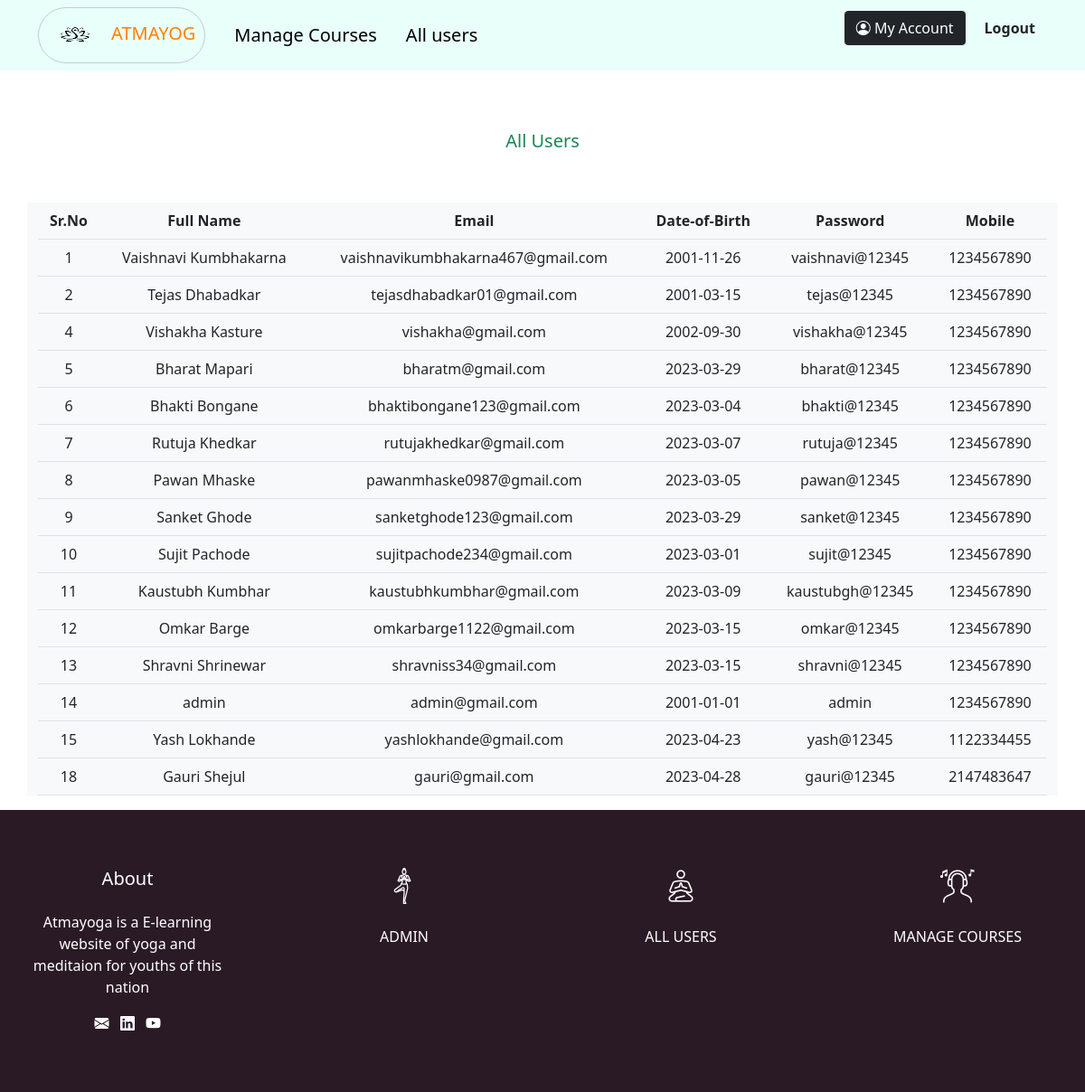
Screenshot of /admin/all-users.php (signed in) with the database file from the repository.
### tables this page shows
CREATE TABLE `signin` (
  `id` int(255) NOT NULL,
  `name` varchar(255) DEFAULT NULL,
  `email` varchar(255) DEFAULT NULL,
  `password` varchar(40) DEFAULT NULL,
  `dob` date DEFAULT NULL,
  `mob` int(100) NOT NULL
);

### admin/all-users.php (the view, shortened to what this page needs)
<!doctype html>
<html lang="en">
<head>
    <link rel="stylesheet" href="../css/wow.css">
    <link rel="stylesheet" href="https://cdn.jsdelivr.net/npm/bootstrap-icons@1.10.3/font/bootstrap-icons.css">
    <link href="https://cdn.jsdelivr.net/npm/bootstrap@5.0.2/dist/css/bootstrap.min.css" rel="stylesheet"
>
    <link rel="stylesheet" href="../css/style.css">
    <link href="https://owlcarousel2.github.io/OwlCarousel2/assets/owlcarousel/assets/owl.carousel.min.css"
        rel="stylesheet">
    <link href="https://owlcarousel2.github.io/OwlCarousel2/assets/owlcarousel/assets/owl.theme.default.min.css"
        rel="stylesheet">
</head>
<body>
    <?php include("./admin-nav.php"); ?>
    <div class="container text-center mt-5 py-5">
        <h5 class="text-success">All Users</h5>
    </div>
    <?php
    $con = mysqli_connect('localhost', 'root');
    mysqli_select_db($con, 'atmayog');
    $query = "select * from signin";
    $data = mysqli_query($con, $query);
    $total = mysqli_num_rows($data);
    if ($total != 0) {
        ?>
        <div class="container bg-light outline-dark text-center">
            <table class="table">
                <tr>
                    <th>Sr.No</th>
                    <th>Full Name</th>
                    <th>Email</th>
                    <th>Date-of-Birth</th>
                    <th>Password</th>
                    <th>Mobile</th>
                </tr>
                <?php
                while ($result = mysqli_fetch_assoc($data)) {
                    echo " <tr >
                      <td for=email>" . $result['id'] . "</td>
                <td for=email>" . $result['name'] . "</td>
                <td>" . $result['email'] . "</td>
                  <td>" . $result['dob'] . "</td>
                <td>" . $result['password'] . "</td>
               <td>" . $result['mob'] . "</td>
                </tr> ";
                }
    } else {
        echo "not having records";
    }
    ?>
        </table>
    </div>
    <?php include("./admin-footer.php"); ?>
</body>
</html>

### css/style.css (style rules this page uses)
:root { --orange: rgb(255, 128, 0); --bg-one: #dcf1ff; --primary: rgb(86, 210, 255); --light-orange: rgb(243, 212, 181); }
body, html { height: 100%; }
html, body { overflow-x: hidden; }

### rows the page displays
signin: id "1", name "Vaishnavi Kumbhakarna", email "vaishnavikumbhakarna467@gmail.com", dob "2001-11-26", password "vaishnavi@12345", mob "1234567890"
signin: id "2", name "Tejas Dhabadkar", email "tejasdhabadkar01@gmail.com", dob "2001-03-15", password "tejas@12345", mob "1234567890"
signin: id "4", name "Vishakha Kasture", email "vishakha@gmail.com", dob "2002-09-30", password "vishakha@12345", mob "1234567890"
signin: id "5", name "Bharat Mapari", email "bharatm@gmail.com", dob "2023-03-29", password "bharat@12345", mob "1234567890"
signin: id "6", name "Bhakti Bongane", email "bhaktibongane123@gmail.com", dob "2023-03-04", password "bhakti@12345", mob "1234567890"
signin: id "7", name "Rutuja Khedkar", email "rutujakhedkar@gmail.com", dob "2023-03-07", password "rutuja@12345", mob "1234567890"
signin: id "8", name "Pawan Mhaske", email "pawanmhaske0987@gmail.com", dob "2023-03-05", password "pawan@12345", mob "1234567890"
signin: id "9", name "Sanket Ghode", email "sanketghode123@gmail.com", dob "2023-03-29", password "sanket@12345", mob "1234567890"
signin: id "10", name "Sujit Pachode", email "sujitpachode234@gmail.com", dob "2023-03-01", password "sujit@12345", mob "1234567890"
signin: id "11", name "Kaustubh Kumbhar", email "kaustubhkumbhar@gmail.com", dob "2023-03-09", password "kaustubgh@12345", mob "1234567890"
signin: id "12", name "Omkar Barge", email "omkarbarge1122@gmail.com", dob "2023-03-15", password "omkar@12345", mob "1234567890"
signin: id "13", name "Shravni Shrinewar", email "shravniss34@gmail.com", dob "2023-03-15", password "shravni@12345", mob "1234567890"
signin: id "14", name "admin", email "admin@gmail.com", dob "2001-01-01", password "admin", mob "1234567890"
signin: id "15", name "Yash Lokhande", email "yashlokhande@gmail.com", dob "2023-04-23", password "yash@12345", mob "1122334455"
signin: id "18", name "Gauri Shejul", email "gauri@gmail.com", dob "2023-04-28", password "gauri@12345", mob "2147483647"
